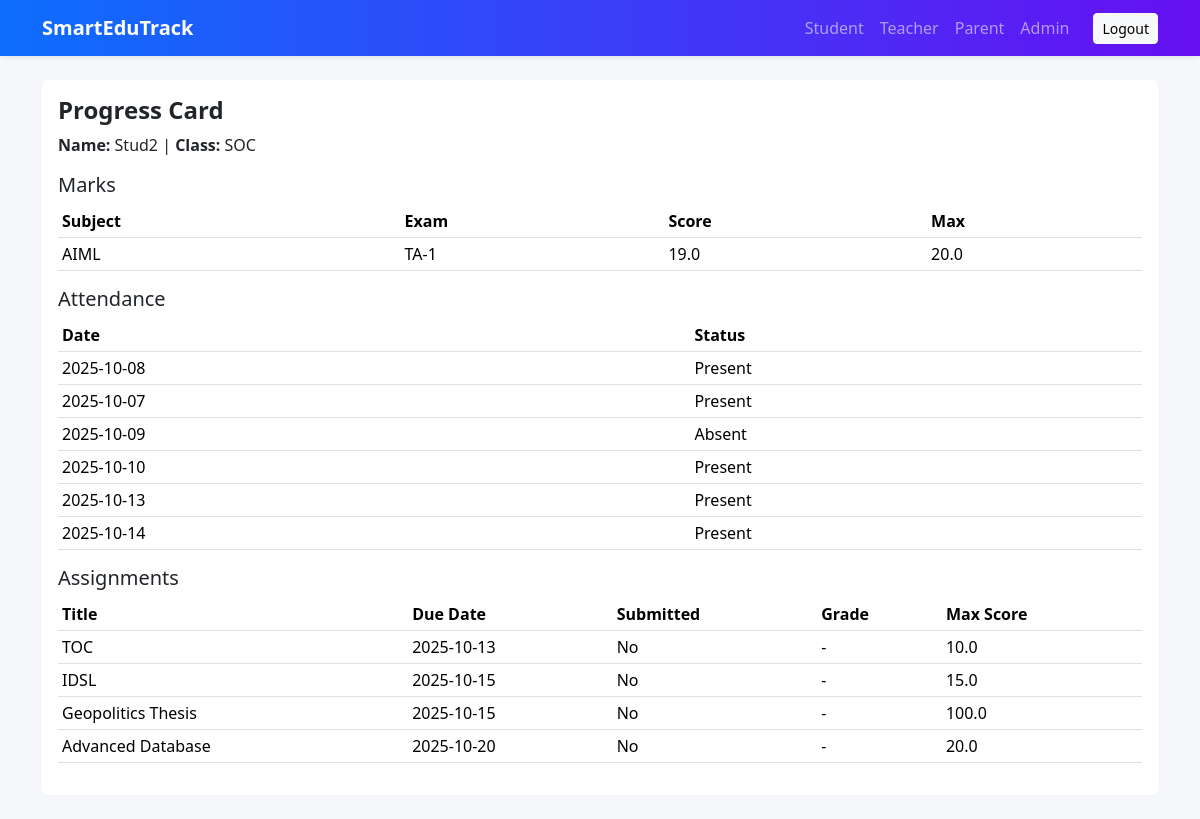
The app's page /progress-card/2 (signed in) with its own data.
### app/models.py (models this page shows)
class Student(db.Model):
    id = db.Column(db.Integer, primary_key=True)
    user_id = db.Column(db.Integer, db.ForeignKey("user.id"), nullable=False)
    name = db.Column(db.String(120), nullable=False)
    email = db.Column(db.String(120), unique=True)
    contact = db.Column(db.String(30))
    parent_name = db.Column(db.String(120))
    parent_email = db.Column(db.String(120))
    parent_contact = db.Column(db.String(30))
    class_name = db.Column(db.String(50), nullable=False)
    division = db.Column(db.String(20), nullable=False, default='Div1')
    roll_no = db.Column(db.Integer)
    marks = db.relationship("Mark", backref="student", lazy=True, cascade="all, delete-orphan")
    attendance = db.relationship("Attendance", backref="student", lazy=True, cascade="all, delete-orphan")
    assignments = db.relationship("Assignment", backref="student", lazy=True, cascade="all, delete-orphan")

class Mark(db.Model):
    id = db.Column(db.Integer, primary_key=True)
    student_id = db.Column(db.Integer, db.ForeignKey("student.id"), nullable=False)
    subject = db.Column(db.String(120), nullable=False)
    exam = db.Column(db.String(120), nullable=False)
    score = db.Column(db.Float, nullable=False)
    max_score = db.Column(db.Float, nullable=False, default=100)
    date = db.Column(db.Date, default=datetime.utcnow)

class Attendance(db.Model):
    id = db.Column(db.Integer, primary_key=True)
    student_id = db.Column(db.Integer, db.ForeignKey("student.id"), nullable=False)
    date = db.Column(db.Date, default=datetime.utcnow)
    status = db.Column(db.String(10), nullable=False)

class Assignment(db.Model):
    id = db.Column(db.Integer, primary_key=True)
    student_id = db.Column(db.Integer, db.ForeignKey("student.id"), nullable=False)
    title = db.Column(db.String(200), nullable=False)
    description = db.Column(db.Text)
    submitted = db.Column(db.Boolean, default=False)
    score = db.Column(db.Float)
    max_score = db.Column(db.Float, default=100.0)
    due_date = db.Column(db.Date)

### app/routes.py (the view)
@bp.route('/progress-card/<int:student_id>')
@login_required
def progress_card(student_id):
    student = Student.query.get_or_404(student_id)
    marks = Mark.query.filter_by(student_id=student.id).all()
    attendance = Attendance.query.filter_by(student_id=student.id).all()
    assignments = Assignment.query.filter_by(student_id=student.id).all()
    return render_template('progress_card.html', student=student, marks=marks, attendance=attendance, assignments=assignments)

### app/models.py (called while the page is built)
@login_manager.user_loader
def load_user(user_id):
    return User.query.get(int(user_id))

### app/templates/progress_card.html (shortened to what this page needs)
{% extends 'base.html' %}
{% block content %}
<div class="card">
  <div class="card-body">
    <h4 class="card-title">Progress Card</h4>
    <p><strong>Name:</strong> {{ student.name }} | <strong>Class:</strong> {{ student.class_name }}</p>
    <h5>Marks</h5>
    <table class="table table-sm">
      <thead><tr><th>Subject</th><th>Exam</th><th>Score</th><th>Max</th></tr></thead>
      <tbody>
        {% for m in marks %}
          <tr><td>{{ m.subject }}</td><td>{{ m.exam }}</td><td>{{ m.score }}</td><td>{{ m.max_score }}</td></tr>
        {% endfor %}
      </tbody>
    </table>
    <h5>Attendance</h5>
    <table class="table table-sm">
      <thead><tr><th>Date</th><th>Status</th></tr></thead>
      <tbody>
        {% for a in attendance %}
          <tr><td>{{ a.date.strftime('%Y-%m-%d') }}</td><td>{{ a.status }}</td></tr>
        {% endfor %}
      </tbody>
    </table>
    <h5>Assignments</h5>
    <table class="table table-sm">
      <thead><tr><th>Title</th><th>Due Date</th><th>Submitted</th><th>Grade</th><th>Max Score</th></tr></thead>
      <tbody>
        {% for assignment in assignments %}
          <tr>
            <td>{{ assignment.title }}</td>
            <td>{{ assignment.due_date.strftime('%Y-%m-%d') if assignment.due_date else '-' }}</td>
            <td>{% if assignment.submitted %}Yes{% else %}No{% endif %}</td>
            <td>{{ assignment.score if assignment.score is not none else '-' }}</td>
            <td>{{ assignment.max_score }}</td>
          </tr>
        {% endfor %}
      </tbody>
    </table>
  </div>
</div>
{% endblock %}

### app/static/css/styles.css (style rules this page uses)
body { background-color: #f5f7fb; }
.card { border: 0; }
.card-title { font-weight: 600; }

### records on screen
Student: name "Stud2", class_name "SOC"
Mark: subject "AIML", exam "TA-1", score "19.0", max_score "20.0"
Attendance: date "2025-10-08", status "Present"
Attendance: date "2025-10-07", status "Present"
Attendance: date "2025-10-09", status "Absent"
Attendance: date "2025-10-10", status "Present"
Attendance: date "2025-10-13", status "Present"
Attendance: date "2025-10-14", status "Present"
Assignment: title "TOC", due_date "2025-10-13", submitted "No", score "-", max_score "10.0"
Assignment: title "IDSL", due_date "2025-10-15", submitted "No", score "-", max_score "15.0"
Assignment: title "Geopolitics Thesis", due_date "2025-10-15", submitted "No", score "-", max_score "100.0"
Assignment: title "Advanced Database", due_date "2025-10-20", submitted "No", score "-", max_score "20.0"
